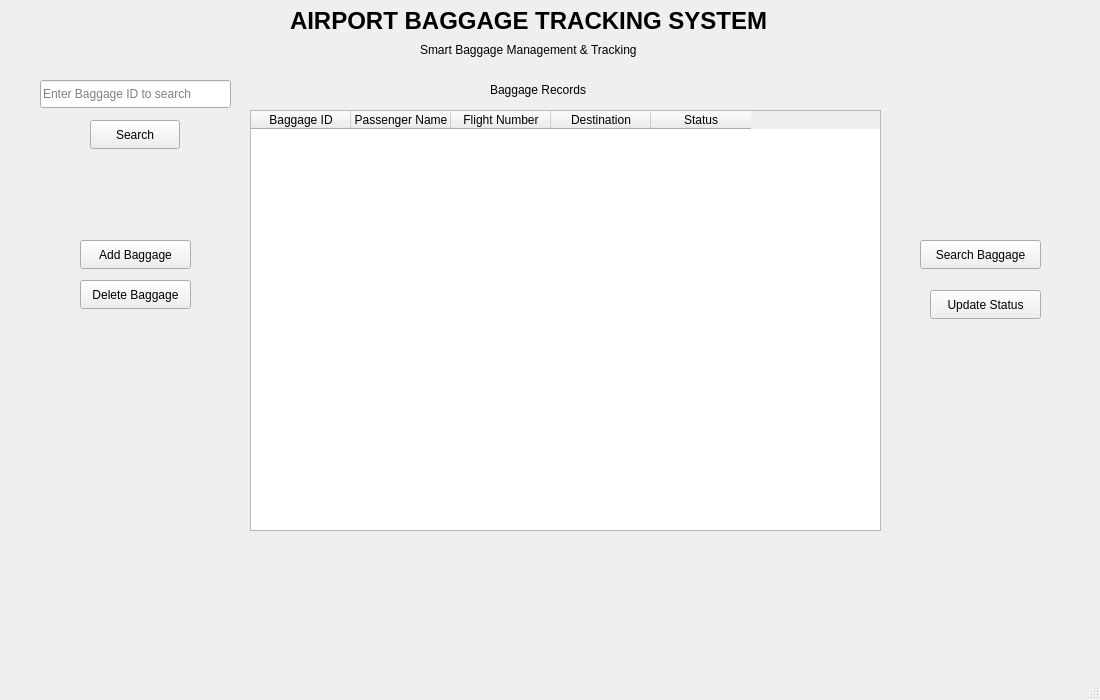
<?xml version="1.0" encoding="UTF-8"?>
<ui version="4.0">
 <class>MainWindow</class>
 <widget class="QMainWindow" name="MainWindow">
  <property name="geometry">
   <rect>
    <x>0</x>
    <y>0</y>
    <width>1100</width>
    <height>700</height>
   </rect>
  </property>
  <property name="windowTitle">
   <string>MainWindow</string>
  </property>
  <widget class="QWidget" name="centralwidget">
   <widget class="QLabel" name="label">
    <property name="geometry">
     <rect>
      <x>290</x>
      <y>0</y>
      <width>571</width>
      <height>41</height>
     </rect>
    </property>
    <property name="font">
     <font>
      <pointsize>18</pointsize>
      <bold>true</bold>
     </font>
    </property>
    <property name="text">
     <string>AIRPORT BAGGAGE TRACKING SYSTEM</string>
    </property>
   </widget>
   <widget class="QLabel" name="label_2">
    <property name="geometry">
     <rect>
      <x>420</x>
      <y>40</y>
      <width>281</width>
      <height>20</height>
     </rect>
    </property>
    <property name="text">
     <string>Smart Baggage Management &amp; Tracking</string>
    </property>
   </widget>
   <widget class="QPushButton" name="pushButton">
    <property name="geometry">
     <rect>
      <x>80</x>
      <y>240</y>
      <width>111</width>
      <height>29</height>
     </rect>
    </property>
    <property name="text">
     <string>Add Baggage</string>
    </property>
   </widget>
   <widget class="QPushButton" name="pushButton_2">
    <property name="geometry">
     <rect>
      <x>920</x>
      <y>240</y>
      <width>121</width>
      <height>29</height>
     </rect>
    </property>
    <property name="text">
     <string>Search Baggage</string>
    </property>
   </widget>
   <widget class="QPushButton" name="pushButton_3">
    <property name="geometry">
     <rect>
      <x>930</x>
      <y>290</y>
      <width>111</width>
      <height>29</height>
     </rect>
    </property>
    <property name="text">
     <string>Update Status</string>
    </property>
   </widget>
   <widget class="QPushButton" name="pushButton_4">
    <property name="geometry">
     <rect>
      <x>80</x>
      <y>280</y>
      <width>111</width>
      <height>29</height>
     </rect>
    </property>
    <property name="text">
     <string>Delete Baggage</string>
    </property>
   </widget>
   <widget class="QLabel" name="label_3">
    <property name="geometry">
     <rect>
      <x>490</x>
      <y>80</y>
      <width>121</width>
      <height>20</height>
     </rect>
    </property>
    <property name="text">
     <string>Baggage Records</string>
    </property>
   </widget>
   <widget class="QTableWidget" name="tableWidget">
    <property name="geometry">
     <rect>
      <x>250</x>
      <y>110</y>
      <width>631</width>
      <height>421</height>
     </rect>
    </property>
    <property name="columnCount">
     <number>5</number>
    </property>
    <attribute name="horizontalHeaderCascadingSectionResizes">
     <bool>false</bool>
    </attribute>
    <attribute name="horizontalHeaderStretchLastSection">
     <bool>false</bool>
    </attribute>
    <attribute name="verticalHeaderStretchLastSection">
     <bool>false</bool>
    </attribute>
    <column>
     <property name="text">
      <string>Baggage ID</string>
     </property>
    </column>
    <column>
     <property name="text">
      <string>Passenger Name</string>
     </property>
    </column>
    <column>
     <property name="text">
      <string>Flight Number</string>
     </property>
    </column>
    <column>
     <property name="text">
      <string>Destination</string>
     </property>
    </column>
    <column>
     <property name="text">
      <string>Status</string>
     </property>
    </column>
   </widget>
   <widget class="QLineEdit" name="searchInput">
    <property name="geometry">
     <rect>
      <x>40</x>
      <y>80</y>
      <width>191</width>
      <height>28</height>
     </rect>
    </property>
    <property name="placeholderText">
     <string>Enter Baggage ID to search</string>
    </property>
   </widget>
   <widget class="QPushButton" name="searchButton">
    <property name="geometry">
     <rect>
      <x>90</x>
      <y>120</y>
      <width>90</width>
      <height>29</height>
     </rect>
    </property>
    <property name="text">
     <string>Search</string>
    </property>
   </widget>
  </widget>
  <widget class="QMenuBar" name="menubar">
   <property name="geometry">
    <rect>
     <x>0</x>
     <y>0</y>
     <width>1100</width>
     <height>25</height>
    </rect>
   </property>
  </widget>
  <widget class="QStatusBar" name="statusbar"/>
 </widget>
 <resources/>
 <connections/>
</ui>
